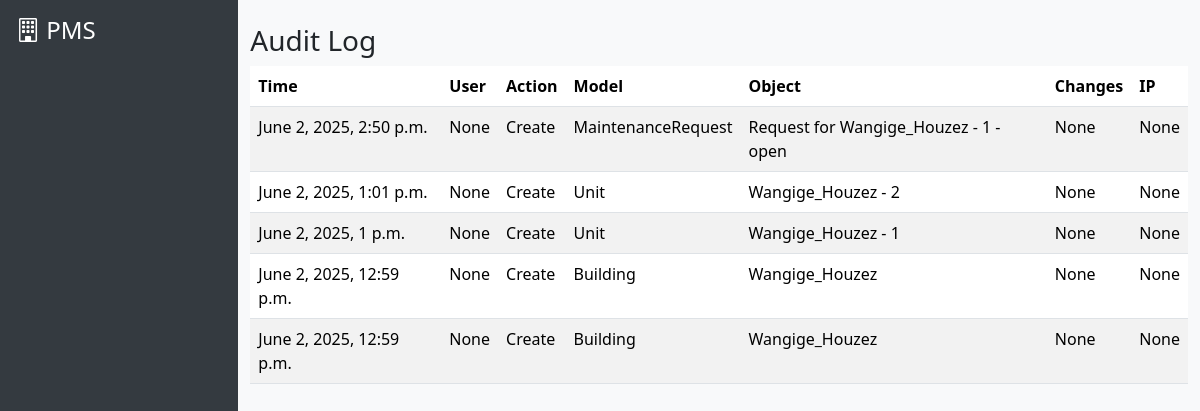
The app's page /auditlog/ (signed in) with its own data.
### auditlog/models.py (models this page shows, shortened)
class AuditLog(models.Model):
    ACTION_CHOICES = [
        ('create', 'Create'),
        ('update', 'Update'),
        ('delete', 'Delete'),
        ('login', 'Login'),
        ('logout', 'Logout'),
    ]
    user = models.ForeignKey(get_user_model(), on_delete=models.SET_NULL, null=True, blank=True)
    action = models.CharField(max_length=20, choices=ACTION_CHOICES)
    model_name = models.CharField(max_length=100)
    object_id = models.CharField(max_length=100)
    object_repr = models.CharField(max_length=255)
    changes = models.TextField(blank=True, null=True)  # JSON or text describing the change
    timestamp = models.DateTimeField(auto_now_add=True)
    ip_address = models.GenericIPAddressField(null=True, blank=True)
    property = models.ForeignKey(Building, null=True, blank=True, on_delete=models.SET_NULL, related_name='audit_logs')

### auditlog/views.py (the view)
# urls.py: path('', views.auditlog_list, name='auditlog_list'),
@login_required
def auditlog_list(request):
    user = request.user
    if user.is_superuser or user.is_staff:
        logs = AuditLog.objects.all().order_by('-timestamp')[:200]
    elif hasattr(user, "role") and user.role == "landlord":
        property_ids = user.building_set.values_list('id', flat=True)
        logs = AuditLog.objects.filter(property_id__in=property_ids).order_by('-timestamp')[:200]
    elif hasattr(user, "role") and user.role == "agent":
        property_ids = user.agent_buildings.values_list('id', flat=True)
        logs = AuditLog.objects.filter(property_id__in=property_ids).order_by('-timestamp')[:200]
    elif hasattr(user, "role") and user.role == "caretaker":
        property_ids = user.caretaker_buildings.values_list('id', flat=True)
        logs = AuditLog.objects.filter(property_id__in=property_ids).order_by('-timestamp')[:200]
    elif hasattr(user, "role") and user.role == "tenant":
        logs = AuditLog.objects.filter(user=user).order_by('-timestamp')[:200]
    else:
        logs = AuditLog.objects.filter(user=user).order_by('-timestamp')[:200]
    if request.GET.get('q'):
        query = request.GET.get('q')
        logs = logs.filter(object_repr__icontains=query)
    return render(request, "auditlog/auditlog_list.html", {"logs": logs})

### templates/auditlog/auditlog_list.html
{% extends "base.html" %}
{% block content %}
<div class="container mt-4">
    <h3>Audit Log</h3>
    <table class="table table-striped">
        <thead>
            <tr>
                <th>Time</th>
                <th>User</th>
                <th>Action</th>
                <th>Model</th>
                <th>Object</th>
                <th>Changes</th>
                <th>IP</th>
            </tr>
        </thead>
        <tbody>
            {% for log in logs %}
            <tr>
                <td>{{ log.timestamp }}</td>
                <td>{{ log.user }}</td>
                <td>{{ log.get_action_display }}</td>
                <td>{{ log.model_name }}</td>
                <td>{{ log.object_repr }}</td>
                <td>{{ log.changes }}</td>
                <td>{{ log.ip_address }}</td>
            </tr>
            {% empty %}
            <tr><td colspan="7">No logs found.</td></tr>
            {% endfor %}
        </tbody>
    </table>
</div>
{% endblock %}

### templates/base.html (style rules this page uses)
body { background: #f8f9fa; transition: background 0.3s, color 0.3s; }

### records on screen
AuditLog: timestamp "June 2, 2025, 2:50 p.m.", user "None", action "Create", model_name "MaintenanceRequest", object_repr "Request for Wangige_Houzez - 1 - open", changes "None", ip_address "None"
AuditLog: timestamp "June 2, 2025, 1:01 p.m.", user "None", action "Create", model_name "Unit", object_repr "Wangige_Houzez - 2", changes "None", ip_address "None"
AuditLog: timestamp "June 2, 2025, 1 p.m.", user "None", action "Create", model_name "Unit", object_repr "Wangige_Houzez - 1", changes "None", ip_address "None"
AuditLog: timestamp "June 2, 2025, 12:59 p.m.", user "None", action "Create", model_name "Building", object_repr "Wangige_Houzez", changes "None", ip_address "None"
AuditLog: timestamp "June 2, 2025, 12:59 p.m.", user "None", action "Create", model_name "Building", object_repr "Wangige_Houzez", changes "None", ip_address "None"
